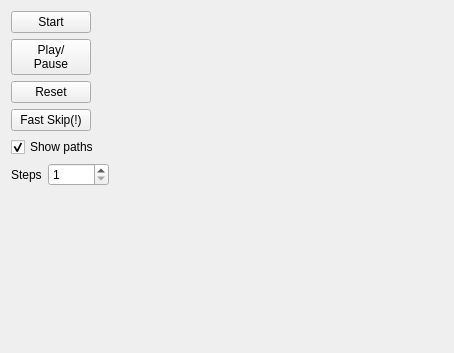
<?xml version="1.0" encoding="UTF-8"?>
<ui version="4.0">
 <class>AnimationSettingsForm</class>
 <widget class="QWidget" name="AnimationSettingsForm">
  <property name="geometry">
   <rect>
    <x>0</x>
    <y>0</y>
    <width>454</width>
    <height>353</height>
   </rect>
  </property>
  <property name="windowTitle">
   <string>Form</string>
  </property>
  <layout class="QVBoxLayout" name="verticalLayout">
   <item>
    <layout class="QHBoxLayout" name="horizontalLayout">
     <item>
      <widget class="QPushButton" name="startB">
       <property name="text">
        <string>Start</string>
       </property>
      </widget>
     </item>
     <item>
      <spacer name="horizontalSpacer_3">
       <property name="orientation">
        <enum>Qt::Horizontal</enum>
       </property>
       <property name="sizeHint" stdset="0">
        <size>
         <width>40</width>
         <height>20</height>
        </size>
       </property>
      </spacer>
     </item>
    </layout>
   </item>
   <item>
    <layout class="QHBoxLayout" name="horizontalLayout_2">
     <item>
      <widget class="QPushButton" name="pauseB">
       <property name="text">
        <string>Play/
Pause</string>
       </property>
      </widget>
     </item>
     <item>
      <spacer name="horizontalSpacer">
       <property name="orientation">
        <enum>Qt::Horizontal</enum>
       </property>
       <property name="sizeHint" stdset="0">
        <size>
         <width>40</width>
         <height>20</height>
        </size>
       </property>
      </spacer>
     </item>
    </layout>
   </item>
   <item>
    <layout class="QHBoxLayout" name="horizontalLayout_3">
     <item>
      <widget class="QPushButton" name="resetB">
       <property name="text">
        <string>Reset</string>
       </property>
      </widget>
     </item>
     <item>
      <spacer name="horizontalSpacer_2">
       <property name="orientation">
        <enum>Qt::Horizontal</enum>
       </property>
       <property name="sizeHint" stdset="0">
        <size>
         <width>40</width>
         <height>20</height>
        </size>
       </property>
      </spacer>
     </item>
    </layout>
   </item>
   <item>
    <layout class="QHBoxLayout" name="horizontalLayout_4">
     <item>
      <widget class="QPushButton" name="fastSkipButton">
       <property name="text">
        <string>Fast Skip(!)</string>
       </property>
      </widget>
     </item>
     <item>
      <spacer name="horizontalSpacer_4">
       <property name="orientation">
        <enum>Qt::Horizontal</enum>
       </property>
       <property name="sizeHint" stdset="0">
        <size>
         <width>40</width>
         <height>20</height>
        </size>
       </property>
      </spacer>
     </item>
    </layout>
   </item>
   <item>
    <widget class="QCheckBox" name="showPathsBox">
     <property name="text">
      <string>Show paths</string>
     </property>
     <property name="checked">
      <bool>true</bool>
     </property>
    </widget>
   </item>
   <item>
    <layout class="QHBoxLayout" name="horizontalLayout_5">
     <item>
      <widget class="QLabel" name="label">
       <property name="text">
        <string>Steps</string>
       </property>
      </widget>
     </item>
     <item>
      <widget class="QSpinBox" name="stepsBox">
       <property name="minimum">
        <number>1</number>
       </property>
       <property name="maximum">
        <number>10000</number>
       </property>
      </widget>
     </item>
     <item>
      <spacer name="horizontalSpacer_5">
       <property name="orientation">
        <enum>Qt::Horizontal</enum>
       </property>
       <property name="sizeHint" stdset="0">
        <size>
         <width>37</width>
         <height>21</height>
        </size>
       </property>
      </spacer>
     </item>
    </layout>
   </item>
   <item>
    <spacer name="verticalSpacer">
     <property name="orientation">
      <enum>Qt::Vertical</enum>
     </property>
     <property name="sizeHint" stdset="0">
      <size>
       <width>20</width>
       <height>185</height>
      </size>
     </property>
    </spacer>
   </item>
  </layout>
  <zorder>showPathsBox</zorder>
  <zorder>layoutWidget</zorder>
  <zorder>stepsBox</zorder>
  <zorder>label</zorder>
  <zorder>horizontalSpacer_5</zorder>
  <zorder>horizontalSpacer_5</zorder>
  <zorder>horizontalSpacer_4</zorder>
  <zorder>horizontalSpacer_2</zorder>
  <zorder>horizontalSpacer</zorder>
  <zorder>horizontalSpacer_3</zorder>
 </widget>
 <resources/>
 <connections/>
</ui>
